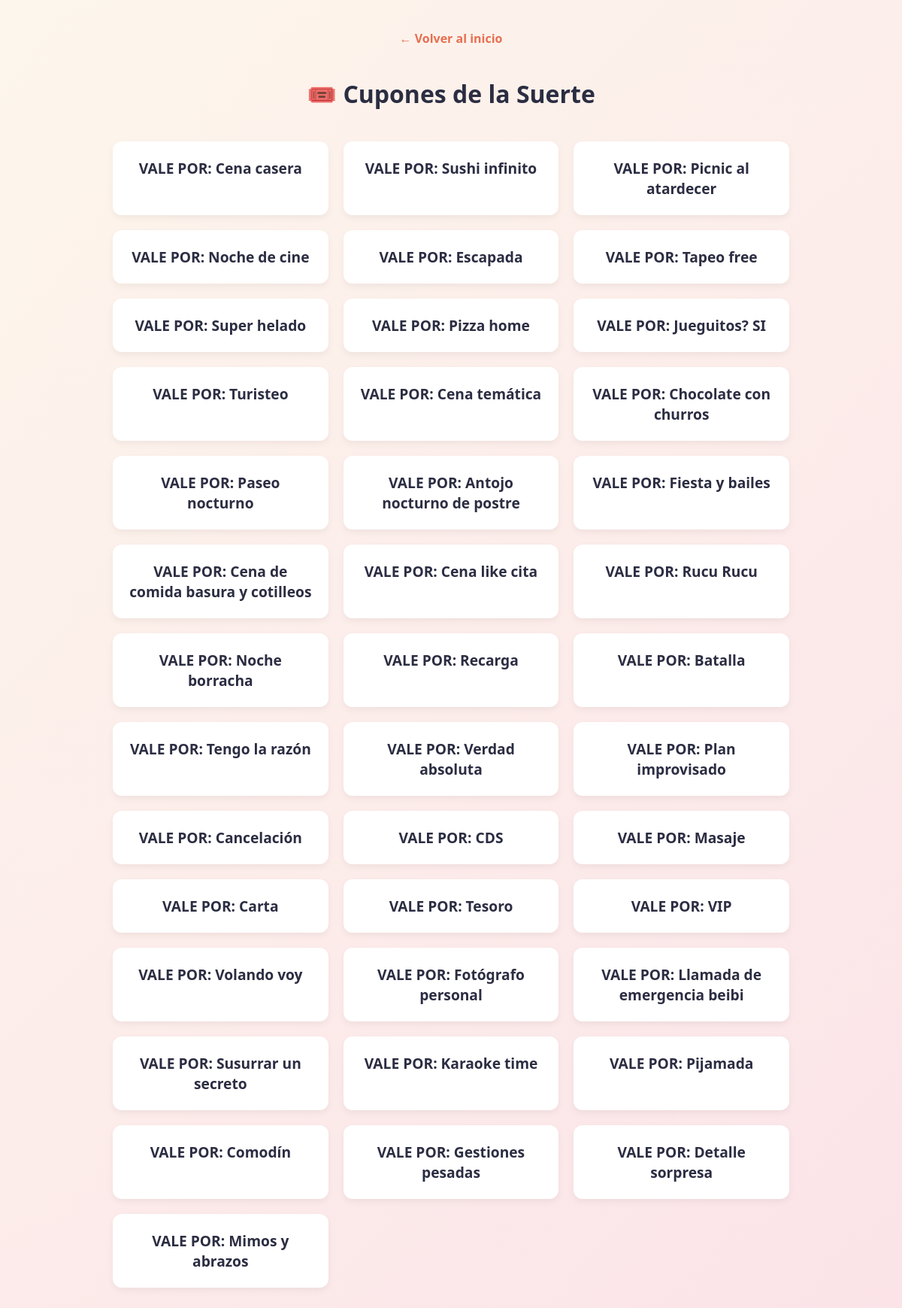
The app's page /cupones/ with its own data.
### baul/models.py (models this page shows, shortened)
class Cupon(models.Model):
    titulo = models.CharField(
        max_length=200,
        help_text="Ej: Vale por una cena"
    )
    descripcion = models.TextField(
        blank=True,
        help_text="Detalles del cupón"
    )
    canjeado = models.BooleanField(default=False)
    class Meta:
        verbose_name_plural = "Cupones"

### baul/views.py (the view)
# urls.py: path('cupones/', views.cupones, name='cupones'),
def cupones(request):
    cupones_list = Cupon.objects.all()
    return render(request, 'baul/cupones.html', {'cupones': cupones_list})

### baul/templates/baul/cupones.html (shortened to what this page needs)
{% load static %}
<!DOCTYPE html>
<html lang="es">
<head>
    <link rel="stylesheet" href="{% static 'baul/css/estilos.css' %}">
</head>
<body>
    <a href="{% url 'inicio' %}" class="btn-volver">← Volver al inicio</a>
    <h1>🎟️ Cupones de la Suerte</h1>
    <div class="lista-container">
        {% for cupon in cupones %}
            <a href="{% url 'detalle_cupon' cupon.pk %}" target="_blank" class="item-card">
                <h3>VALE POR: {{ cupon.titulo }}</h3>
            </a>
        {% empty %}
            <p>Aún no hay cupones guardados.</p>
        {% endfor %}
    </div>
</body>
</html>

### baul/static/baul/css/estilos.css (style rules this page uses)
:root { --bg-gradient: linear-gradient(135deg, #fdf6ec 0%, #fbe3e8 100%); --card-bg: #ffffff; --primary-pink: #e76f51; --text-dark: #2b2d42; --shadow: 0 10px 20px rgba(0,0,0,0.08); }
body { font-family: 'Segoe UI', Tahoma, Geneva, Verdana, sans-serif; background: var(--bg-gradient); color: var(--text-dark); margin: 0; padding: 40px 20px; min-height: 100vh; display: flex; flex-direction: column; align-items: center; }
.lista-container { display: grid; grid-template-columns: repeat(auto-fit, minmax(280px, 1fr)); gap: 20px; max-width: 900px; width: 100%; margin: 20px auto; }
.item-card { background: #ffffff; border-radius: 12px; padding: 20px; box-shadow: 0 4px 10px rgba(0,0,0,0.05); text-decoration: none; color: inherit; border: 2px solid transparent; transition: all 0.3s ease; display: block; text-align: center; }
.item-card h3 { margin: 0; color: #2b2d42; font-size: 1.2rem; }
.btn-volver { display: inline-block; margin-bottom: 20px; color: #e76f51; text-decoration: none; font-weight: bold; }

### records on screen
Cupon: titulo "Cena casera"
Cupon: titulo "Sushi infinito"
Cupon: titulo "Picnic al atardecer"
Cupon: titulo "Noche de cine"
Cupon: titulo "Escapada"
Cupon: titulo "Tapeo free"
Cupon: titulo "Super helado"
Cupon: titulo "Pizza home"
Cupon: titulo "Jueguitos? SI"
Cupon: titulo "Turisteo"
Cupon: titulo "Cena temática"
Cupon: titulo "Chocolate con churros"
Cupon: titulo "Paseo nocturno"
Cupon: titulo "Antojo nocturno de postre"
Cupon: titulo "Fiesta y bailes"
Cupon: titulo "Cena de comida basura y cotilleos"
Cupon: titulo "Cena like cita"
Cupon: titulo "Rucu Rucu"
Cupon: titulo "Noche borracha"
Cupon: titulo "Recarga"
Cupon: titulo "Batalla"
Cupon: titulo "Tengo la razón"
Cupon: titulo "Verdad absoluta"
Cupon: titulo "Plan improvisado"
Cupon: titulo "Cancelación"
Cupon: titulo "CDS"
Cupon: titulo "Masaje"
Cupon: titulo "Carta"
Cupon: titulo "Tesoro"
Cupon: titulo "VIP"
Cupon: titulo "Volando voy"
Cupon: titulo "Fotógrafo personal"
Cupon: titulo "Llamada de emergencia beibi"
Cupon: titulo "Susurrar un secreto"
Cupon: titulo "Karaoke time"
Cupon: titulo "Pijamada"
Cupon: titulo "Comodín"
Cupon: titulo "Gestiones pesadas"
Cupon: titulo "Detalle sorpresa"
Cupon: titulo "Mimos y abrazos"
